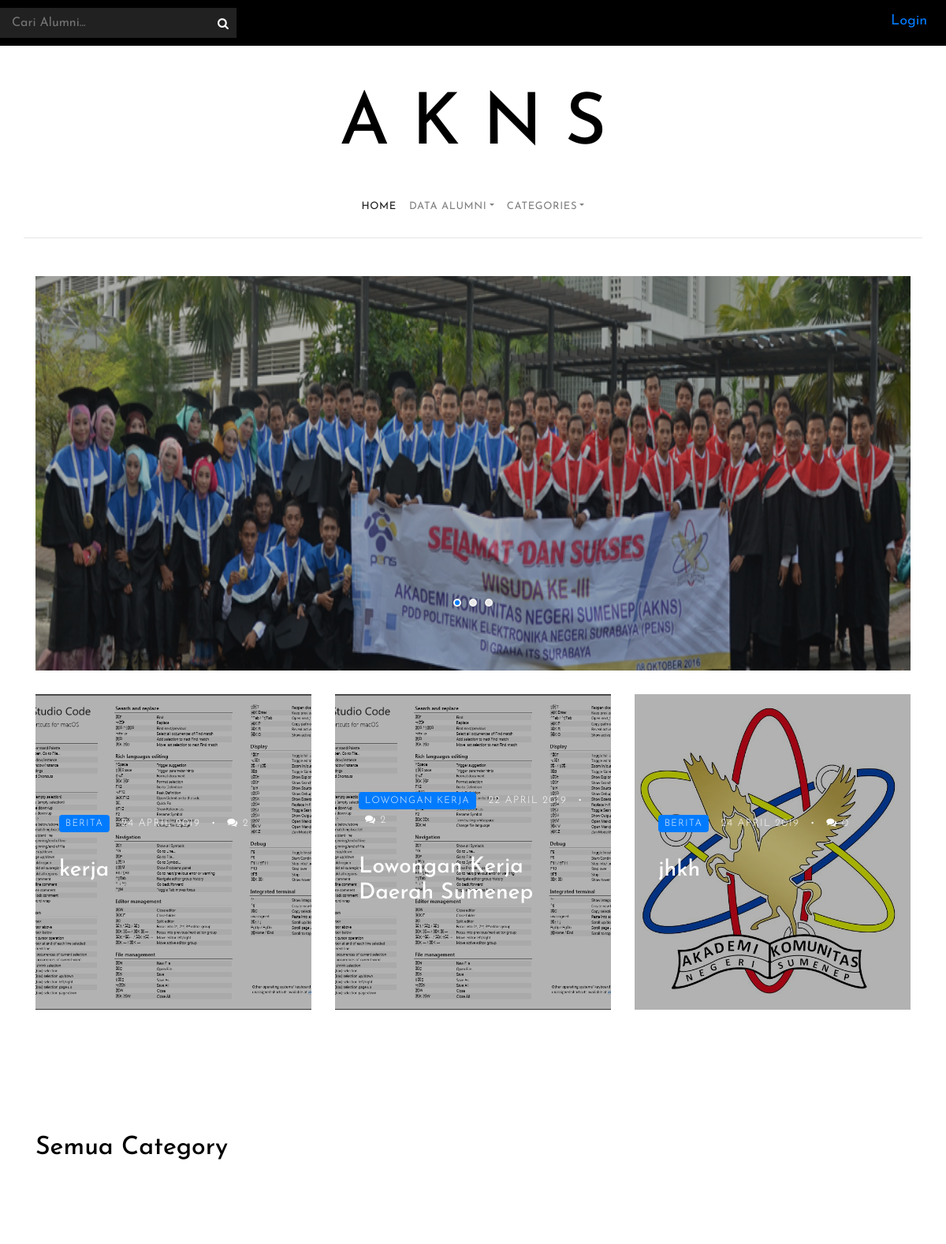
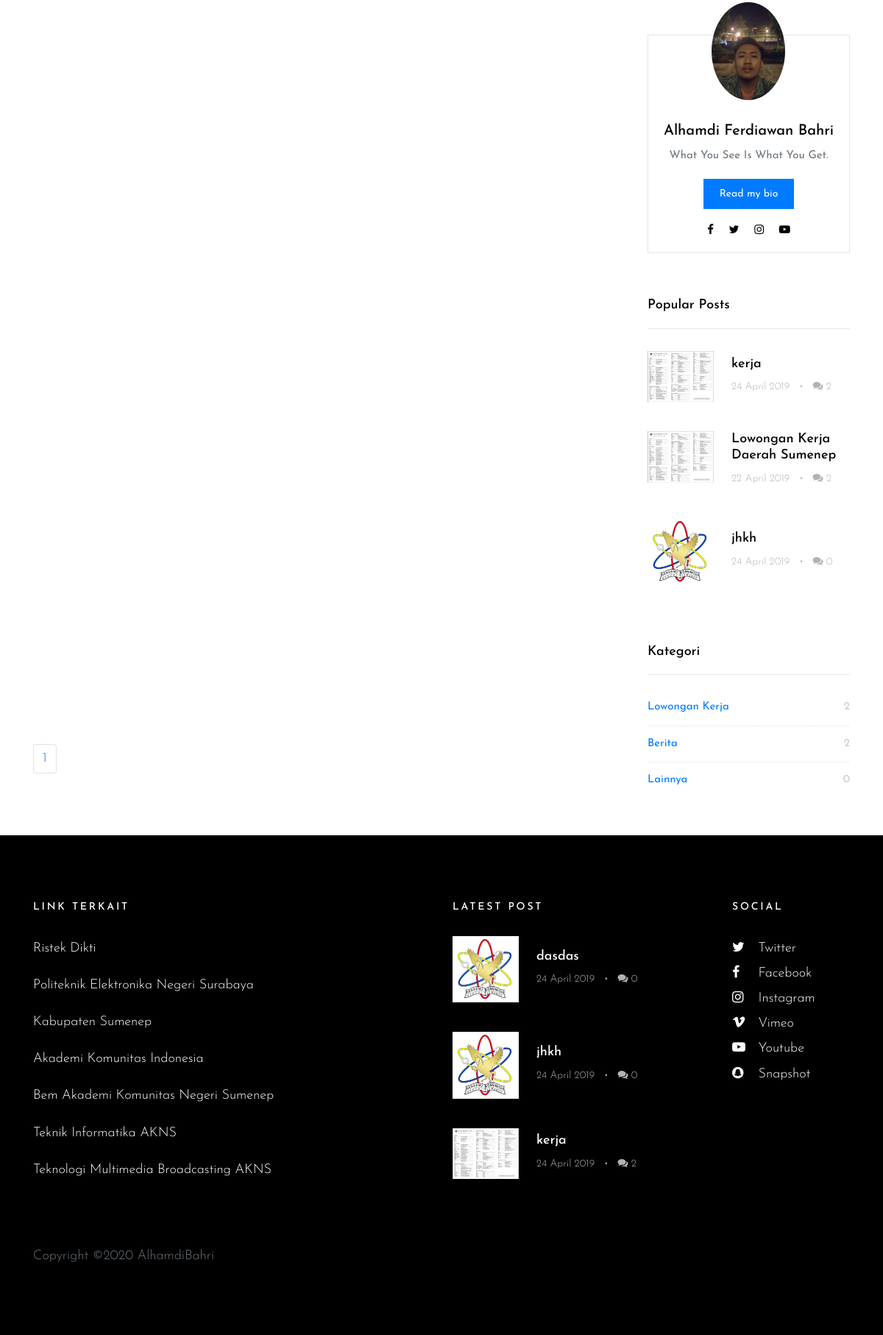
The page / on the database its author committed (2 pictures, top to bottom).
### tables this page shows
CREATE TABLE `post` (
  `kode_post` varchar(8) NOT NULL,
  `tanggal_post` date NOT NULL,
  `judul` varchar(100) NOT NULL,
  `deskripsi` text NOT NULL,
  `gambar` varchar(50) NOT NULL,
  `views` int(11) NOT NULL,
  `kodeuser` varchar(8) NOT NULL,
  `id_type` varchar(8) NOT NULL,
  `waktu` timestamp NOT NULL DEFAULT CURRENT_TIMESTAMP ON UPDATE CURRENT_TIMESTAMP
);

CREATE TABLE `post_type` (
  `id_type` varchar(8) NOT NULL,
  `type_post` varchar(100) NOT NULL,
  `waktu` timestamp NOT NULL DEFAULT CURRENT_TIMESTAMP ON UPDATE CURRENT_TIMESTAMP
);

### config/funct.php (called while the page is built, shortened)
<?php
include 'connection.php';
function hitungcount($table, $column, $where)
{
	global $connect;
	$sql = "SELECT " . $column . " FROM " . $table . " WHERE " . $where . "";
	$query = mysqli_query($connect, $sql);
	$num = mysqli_num_rows($query);
	return $num;
}
function TanggalIndo($date)
{
	$BulanIndo = array("Januari", "Februari", "Maret", "April", "Mei", "Juni", "Juli", "Agustus", "September", "Oktober", "November", "Desember");
	$tahun = substr($date, 0, 4);
	$bulan = substr($date, 5, 2);
	$tgl   = substr($date, 8, 2);
	$result = $tgl . " " . $BulanIndo[(int)$bulan - 1] . " " . $tahun;
	return ($result);
}

### main.php (the view, shortened to what this page needs)
<section class="site-section pt-5">
  <div class="container">
    <div class="row">
      <div class="col-md-12">
        <div class="owl-carousel owl-theme home-slider">
          <div>
            <a href="#" class="a-block d-flex align-items-center height-lg" style="background-image: url('img/wisuda.png');
            -webkit-background-size: 100% 100%;
            -moz-background-size: 100% 100%;
            -o-background-size: 100% 100%;
            background-size: 100% 100%">
            </a>
          </div>
        </div>
      </div>
    </div>
    <div class="row">
      <?php
      $sql = mysqli_query($connect, "SELECT * FROM post p , post_type t WHERE p.id_type=t.id_type ORDER BY views DESC LIMIT 3");
      while ($data = mysqli_fetch_array($sql)) {
        $jum = hitungcount('comment', 'kode_post', 'kode_post="' . $data['kode_post'] . '"');
        ?>
        <div class="col-md-6 col-lg-4">
          <a href="blog-single.php?category=<?php echo $data['0']  ?>" class="a-block d-flex align-items-center height-md" style="background-image: url('pages/admin/upload/<?php echo $data['gambar'] ?>'); ">
            <div class="text">
              <div class="post-meta">
                <span class="category"><?php echo $data['type_post'] ?></span>
                <span class="mr-2"><?php echo TanggalIndo($data['tanggal_post']) ?></span> &bullet;
                <span class="ml-2"><span class="fa fa-comments"></span> <?php echo $jum ?></span>
              </div>
              <h3><?php echo $data['judul'] ?></h3>
            </div>
          </a>
        </div>
      <?php } ?>
    </div>
  </div>
</section>
<?php
$data = mysqli_fetch_array($sql);
?>
<section class="site-section py-sm">
  <div class="container">
    <div class="row">
      <div class="col-md-6">
        <h2 class="mb-4">Semua Category <?php echo isset($_GET['category']) ?  $data['type_post'] : '';  ?></h2>
      </div>
    </div>
    <div class="row blog-entries">
      <div class="col-md-12 col-lg-8 main-content">
        <div class="row">
          <?php
          $halaman = 10;
          $page = isset($_GET["halaman"]) ? (int)$_GET["halaman"] : 1;
          $mulai = ($page > 1) ? ($page * $halaman) - $halaman : 0;
          if (isset($_GET['category'])) {
            $result = mysqli_query($connect, "SELECT * FROM post p , post_type t WHERE p.id_type=t.id_type AND p.id_type='" . $_GET['category'] . "'");
            $total = mysqli_num_rows($result);
            $pages = ceil($total / $halaman);
            $query = mysqli_query($connect, "SELECT * FROM post p , post_type t WHERE p.id_type=t.id_type AND p.id_type='" . $_GET['category'] . "' LIMIT  $mulai , $halaman");
            $num = mysqli_num_rows($query);
          } else {
            $result = mysqli_query($connect, "SELECT * FROM post p , post_type t WHERE p.id_type=t.id_type");
            $total = mysqli_num_rows($result);
            $pages = ceil($total / $halaman);
            $query = mysqli_query($connect, "SELECT * FROM post p , post_type t WHERE p.id_type=t.id_type LIMIT  $mulai , $halaman");
            $num = mysqli_num_rows($query);
          }
          if ($num != 0) {
            while ($row = mysqli_fetch_array($query)) {
              $jum = hitungcount('comment', 'kode_post', 'kode_post="' . $row['kode_post'] . '"');
              ?>
              <div class="col-md-6">
              </div>
            <?php
          }
        } else {
          echo '<h1 style="margin-left:100px; margin-top:100px; color:red;">POST MASIH BELUM ADA !</h1>';
        } ?>
        </div>
        <div class="col-md-12 text-center">
          <div class="row">
            <nav aria-label="Page navigation" class="text-center">
              <ul class="pagination">
                <?php if (isset($_GET['category'])) {
                  for ($x = 1; $x <= $pages; $x++) {
                    ?>
                    <li class="page-item"><a class="page-link" href="index.php?category=<?php echo $_GET['category'] ?>&halaman=<?php echo $x ?>"><?php echo $x ?></a></li>
                  <?php } ?>
                <?php } else {
                for ($x = 1; $x <= $pages; $x++) { ?>
                    <li class="page-item"><a class="page-link" href="index.php?halaman=<?php echo $x ?>"><?php echo $x ?></a></li>
                  <?php } ?>
                <?php
              } ?>
              </ul>
            </nav>
          </div>
        </div>
      </div>
      <?php include 'sidebar.php'; ?>
    </div>
  </div>
</section>

### index.php (shortened to what this page needs)
<?php session_start();
include 'config/funct.php' ?>
<!doctype html>
<html lang="en">
<head>
  <link rel="stylesheet" href="StyleUser/css/bootstrap.css">
  <link rel="stylesheet" href="StyleUser/css/animate.css">
  <link rel="stylesheet" href="StyleUser/css/owl.carousel.min.css">
  <link rel="stylesheet" href="StyleUser/fonts/ionicons/css/ionicons.min.css">
  <link rel="stylesheet" href="StyleUser/fonts/fontawesome/css/font-awesome.min.css">
  <link rel="stylesheet" href="StyleUser/fonts/flaticon/font/flaticon.css">
  <link rel="stylesheet" href="StyleUser/css/style.css">
</head>
<body>
  <?php include 'header.php'; ?>
  <?php include 'main.php'; ?>
  <?php include 'footer.php'; ?>
</body>
</html>

### header.php (shortened to what this page needs)
<header role="banner">
  <div class="top-bar">
    <div class="container">
      <div class="row">
        <div class="col-3 social search-top">
          <form action="#" class="search-top-form">
            <span class="icon fa fa-search"></span>
            <input type="text" id="s" placeholder="Cari Alumni...">
          </form>
        </div>
        <div class="col-9 search-top">
          <?php if (isset($_SESSION['kodeuser'])) { ?>
            <a href="logout.php" style="margin-left:800px;">Logout</a>
          <?php } else { ?>
            <a href="login.php" style="margin-left:800px;">Login</a>
          <?php } ?>
        </div>
      </div>
    </div>
  </div>
  <div class="container logo-wrap">
    <div class="row pt-5">
      <div class="col-12 text-center">
        <h1 class="site-logo"><a href="index.php">A K N S</a></h1>
      </div>
    </div>
  </div>
  <nav class="navbar navbar-expand-md  navbar-light bg-light">
    <div class="container">
      <div class="collapse navbar-collapse" id="navbarMenu">
        <ul class="navbar-nav mx-auto">
          <li class="nav-item">
            <a class="nav-link active" href="index.php">Home</a>
          </li>
          <li class="nav-item dropdown">
            <a class="nav-link dropdown-toggle" href="category.html" id="dropdown04" data-toggle="dropdown" aria-haspopup="true" aria-expanded="false">Data Alumni</a>
          </li>
          <li class="nav-item dropdown">
            <a class="nav-link dropdown-toggle" href="category.html" id="dropdown05" data-toggle="dropdown" aria-haspopup="true" aria-expanded="false">Categories</a>
          </li>
        </ul>
      </div>
    </div>
  </nav>
</header>

### sidebar.php (shortened to what this page needs)
<div class="col-md-12 col-lg-4 sidebar">
  <div class="sidebar-box">
    <div class="bio text-center">
      <img src="StyleUser/images/me.jpg" alt="Image Placeholder" class="img-fluid">
      <div class="bio-body">
        <h2>Alhamdi Ferdiawan Bahri</h2>
        <p>What You See Is What You Get.</p>
        <p><a href="#" class="btn btn-primary btn-sm">Read my bio</a></p>
        <p class="social">
          <a href="https://www.facebook.com/pepenk0" target="blank" class="p-2"><span class="fa fa-facebook"></span></a>
          <a href="#" class="p-2"><span class="fa fa-twitter"></span></a>
          <a href="https://www.instagram.com/alhamdibahri" class="p-2"><span class="fa fa-instagram"></span></a>
          <a href="#" class="p-2"><span class="fa fa-youtube-play"></span></a>
        </p>
      </div>
    </div>
  </div>
  <div class="sidebar-box">
    <h3 class="heading">Popular Posts</h3>
    <div class="post-entry-sidebar">
      <ul>
        <?php
        $query = mysqli_query($connect, "SELECT * FROM post ORDER BY views DESC LIMIT 3");
        while ($data = mysqli_fetch_array($query)) {
          $jum = hitungcount('comment', 'kode_post', 'kode_post="' . $data['kode_post'] . '"');
          ?>
          <li>
            <a href="blog-single.php?category=<?php echo $data['kode_post'] ?>">
              <img src="pages/admin/upload/<?php echo $data['gambar'] ?>" alt="Image placeholder" class="mr-4">
              <div class="text">
                <h4><?php echo $data['judul'] ?></h4>
                <div class="post-meta">
                  <span class="mr-2"><?php echo TanggalIndo($data['tanggal_post']) ?> </span> &bullet;
                  <span class="ml-2"><span class="fa fa-comments"></span> <?php echo $jum ?></span>
                </div>
              </div>
            </a>
          </li>
        <?php } ?>
      </ul>
    </div>
  </div>
  <div class="sidebar-box">
    <h3 class="heading">Kategori</h3>
    <ul class="categories">
      <?php $sql = mysqli_query($connect, "SELECT * FROM post_type");
      while ($data = mysqli_fetch_array($sql)) {
        $jum = hitungcount('post', 'id_type', 'id_type="' . $data[0] . '"');
        ?>
        <li><a href="index.php?category=<?php echo $data[0] ?>"><?php echo $data[1];  ?> <span><?php echo $jum ?></span></a></li>
      <?php } ?>
    </ul>
  </div>
</div>

### footer.php (shortened to what this page needs)
<footer class="site-footer">
  <div class="container">
    <div class="row mb-5">
      <div class="col-md-4">
        <h3>Link Terkait</h3>
        <p><a href="http://ristekdikti.go.id">Ristek Dikti</a></p>
        <p><a href="http://pens.ac.id">Politeknik Elektronika Negeri Surabaya</a></p>
        <p><a href="http://sumenepkab.go.id">Kabupaten Sumenep</a></p>
        <p><a href="http://akademikomunitas.id">Akademi Komunitas Indonesia</a></p>
        <p><a href="#">Bem Akademi Komunitas Negeri Sumenep</a></p>
        <p><a href="/index.php/akademik/prodi-teknik-informatika">Teknik Informatika AKNS</a></p>
        <p><a href="/index.php/akademik/prodi-teknologi-multimedia-broadcasting">Teknologi Multimedia Broadcasting AKNS</a></p>
      </div>
      <div class="col-md-6 ml-auto">
        <div class="row">
          <div class="col-md-7">
            <h3>Latest Post</h3>
            <div class="post-entry-sidebar">
              <ul>
                <?php
                $sql = mysqli_query($connect, "SELECT * FROM post ORDER BY kode_post DESC LIMIT 3");
                while ($data = mysqli_fetch_array($sql)) {
                  $jum = hitungcount('comment', 'kode_post', 'kode_post="' . $data['kode_post'] . '"');
                  ?>
                  <li>
                    <a href="">
                      <img src="pages/admin/upload/<?php echo $data['gambar'] ?>" alt="Image placeholder" class="mr-4">
                      <div class="text">
                        <h4><?php echo $data['judul'] ?></h4>
                        <div class="post-meta">
                          <span class="mr-2"><?php echo TanggalIndo($data['tanggal_post']) ?> </span> &bullet;
                          <span class="ml-2"><span class="fa fa-comments"></span> <?php echo $jum ?></span>
                        </div>
                      </div>
                    </a>
                  </li>
                <?php } ?>
              </ul>
            </div>
          </div>
          <div class="col-md-1"></div>
          <div class="col-md-4">
            <div class="mb-5">
              <h3>Social</h3>
              <ul class="list-unstyled footer-social">
                <li><a href="#"><span class="fa fa-twitter"></span> Twitter</a></li>
                <li><a href="#"><span class="fa fa-facebook"></span> Facebook</a></li>
                <li><a href="#"><span class="fa fa-instagram"></span> Instagram</a></li>
                <li><a href="#"><span class="fa fa-vimeo"></span> Vimeo</a></li>
                <li><a href="#"><span class="fa fa-youtube-play"></span> Youtube</a></li>
                <li><a href="#"><span class="fa fa-snapchat"></span> Snapshot</a></li>
              </ul>
            </div>
          </div>
        </div>
      </div>
    </div>
    <div class="row">
      <div class="col-md-12">
        Copyright &copy; AlhamdiBahri
      </div>
    </div>
  </div>
</footer>

### rows shown on the page
post: gambar (picture), id_type.type_post "BERITA", tanggal_post "24 APRIL 2019", jum "2", judul "kerja", tanggal_post "24 April 2019"
post: gambar (picture), id_type.type_post "LOWONGAN KERJA", tanggal_post "22 APRIL 2019", jum "2", judul "Lowongan Kerja Daerah Sumenep", tanggal_post "22 April 2019"
post: gambar (picture), id_type.type_post "BERITA", tanggal_post "24 APRIL 2019", jum "0", judul "jhkh", tanggal_post "24 April 2019"
post_type: type_post "Lowongan Kerja", jum "2"
post_type: type_post "Berita", jum "2"
post_type: type_post "Lainnya", jum "0"
post: gambar (picture), judul "dasdas", tanggal_post "24 April 2019", jum "0"
